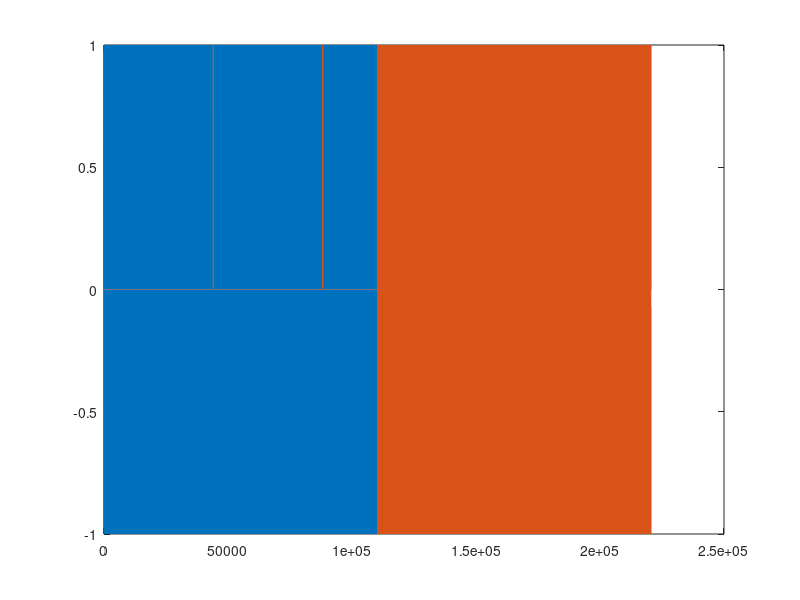

Source code (MATLAB):
clc
clear
close all

Fs = 44100; % Sample Rate
frequency = 500; % Hz
duration = 5; % Seconds
name = 'half_sin_impulse_switch'; %strcat('Left_Sine_', num2str(duration), 's_', num2str(frequency), 'Hz_', 'Right_Empty');

t = 0:1 / Fs:duration - 1 / Fs;
w = 2 * pi * frequency;
size = length(t);

wave = sin(w*t);

out = zeros(size, 2);

for i = 1:size / 2
    out(i, 1) = wave(i);
    out(i+size/2, 2) = wave(i+size/2);
    if rem(i, Fs) == 0
        out(i, 2) = 1;
    end
    if rem(i+size/2, Fs) == 0
        out(i+size/2, 1) = 1;
    end
end

% out(size/2, 2) = 1;

plot(out);
% xlim([20e3, 20e3 + 1024]);

% audiowrite(strcat(name, '.wav'), out, Fs, 'BitsPerSample', 16)
% sound(out, Fs)
